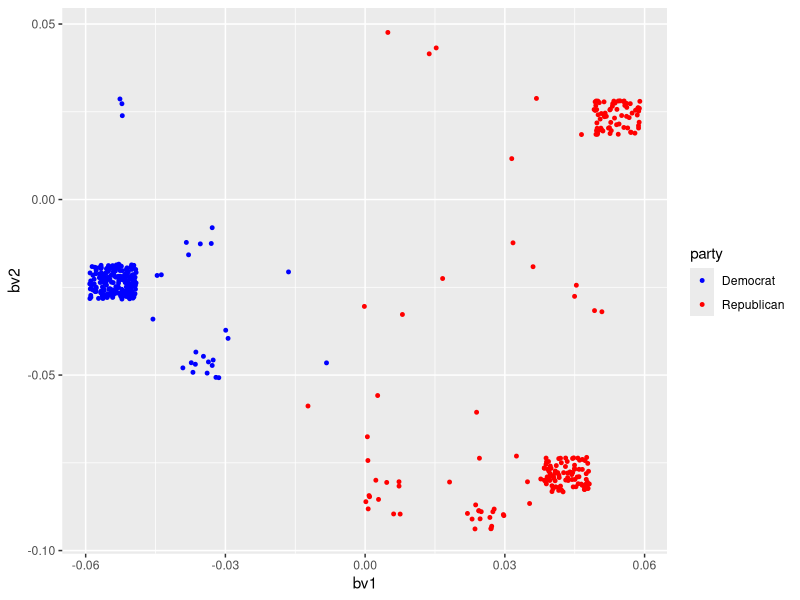
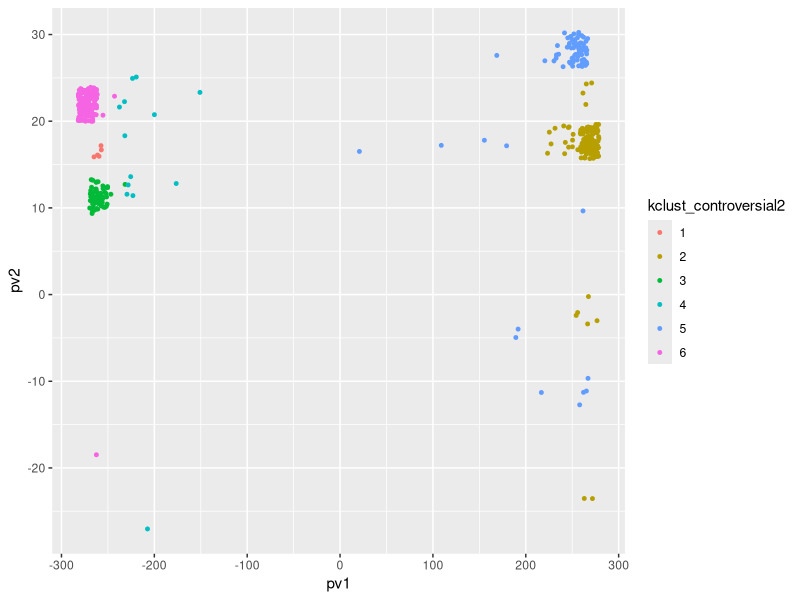
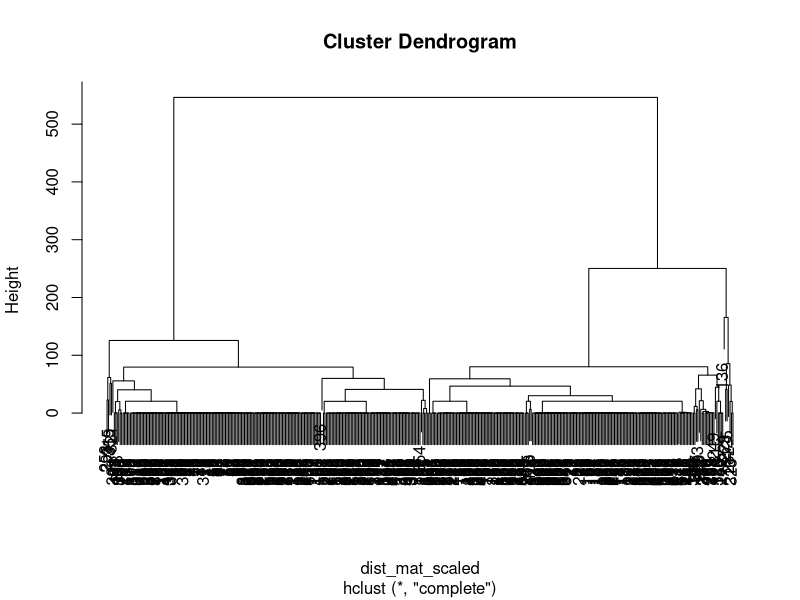
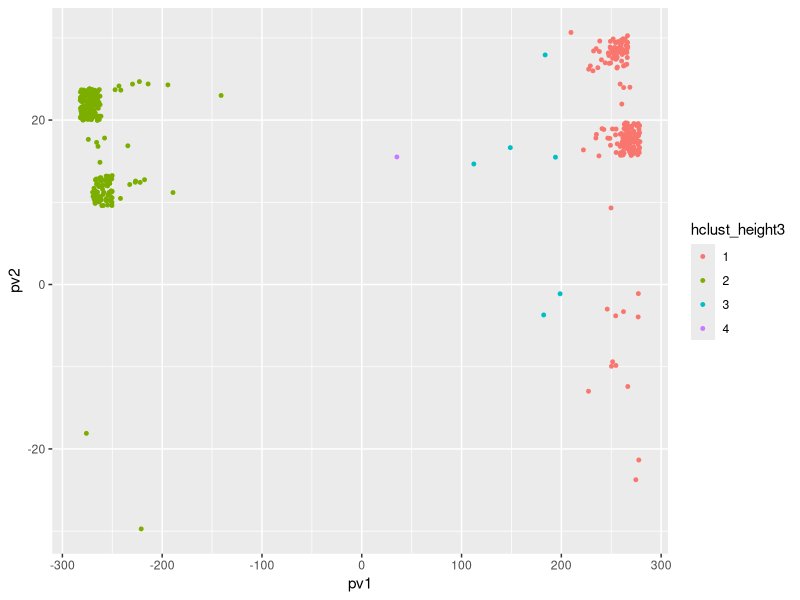

The R script that drew these images, in order:
## ---- chunk 1
knitr::opts_chunk$set(echo = TRUE)
## ---- chunk 2
library(readr)
library(ggplot2)
library(dplyr)
## ---- chunk 3
matrix<-read.csv("fullmatrix.csv")

B<-as.matrix(matrix[1:429,4:9])
btb<-t(B)%*%B
btb
eigen(btb)
## ---- chunk 4
bu1<-svd(btb)$u[,1]/norm(svd(btb)$u[,1],'2') #normalized dominate eigenvector
bu2<-svd(btb)$u[,2]/norm(svd(btb)$u[,2], '2') #normalized second eigenvector
btbval <- svd(btb)$d
head(bu1)

## ---- chunk 5
btbval/sum(btbval)
## ---- chunk 6
bbt <- B %*% t(B)
bv1 <- eigen(bbt)$vectors[,1]/norm(eigen(bbt)$vectors[,1],'2') #normalized v1
bv2 <- eigen(bbt)$vectors[,2]/norm(eigen(bbt)$vectors[,2],'2') #normalized v2

marijuana <- data.frame(
  name = matrix[1:429,2],
  party = matrix[1:429,3],
  bv1 = bv1,
  bv2 = bv2
)


ggplot() + 
  geom_jitter(data = marijuana, aes(x = bv1, y = bv2, color = party),size=1,height=.005,width=.005) +
  scale_color_manual(values = c("Democrat" = "blue", "Republican" = "red"))

## ---- chunk 7
Bappro <- sqrt(eigen(btb)$values[1]) * bu1 %*% t(bv1) + sqrt(eigen(btb)$values[2]) * bu2 %*% t(bv2)
Bappro
## ---- chunk 8
P<-as.matrix(matrix[1:429,10:24])
ptp<-t(P)%*%P
ptp
eigen(ptp)

pu1<-svd(ptp)$u[,1]/norm(svd(ptp)$u[,1],'2') #normalized dominate eigenvector
pu2<-svd(ptp)$u[,2]/norm(svd(ptp)$u[,2],'2') #normalized second eigenvector
ptpval <- svd(ptp)$d
## ---- chunk 9
ptpval/sum(ptpval)
## ---- chunk 10
ppt <- P %*% t(P)
pv1 <- eigen(ppt)$vectors[,1]/norm(eigen(ppt)$vectors[,1],'2')*eigen(ppt)$values[1] #weighted v1
pv2 <- eigen(ppt)$vectors[,2]/norm(eigen(ppt)$vectors[,2],'2')*eigen(ppt)$values[2] #weighted v2
pv3 <- eigen(ppt)$vectors[,3]/norm(eigen(ppt)$vectors[,3],'2')*eigen(ppt)$values[3] #weighted v3
pv4 <- eigen(ppt)$vectors[,4]/norm(eigen(ppt)$vectors[,4],'2')*eigen(ppt)$values[4] #weighted v4
controversial <- data.frame(
  name = matrix[1:429,2],
  party = matrix[1:429,3],
  pv1 = pv1,
  pv2 = pv2,
  pv3 = pv3,
  pv4 = pv4
)
## ---- chunk 11
controversial_k<-controversial%>% 
  select(pv1,pv2,pv3,pv4)
set.seed(169)
kclust_controversial<-kmeans((controversial_k),centers=6)

head(kclust_controversial)


controversial<-controversial%>%
  mutate(kclust_controversial2=as.factor(kclust_controversial$cluster))
ggplot(controversial,aes(pv1,pv2)) + 
  geom_jitter(aes(color = kclust_controversial2),size=1,height=2,width=10) 
## ---- chunk 12
dist_mat_scaled<-dist((controversial_k))
hc_complete<-hclust(dist_mat_scaled,method="complete")
plot(hc_complete)
controversial<-controversial%>%
  mutate(hclust_height3=factor(cutree(hc_complete,h=150)))
ggplot(controversial,aes(pv1,pv2)) + 
  geom_jitter(aes(color = hclust_height3),size=1,width=10,height=2)
